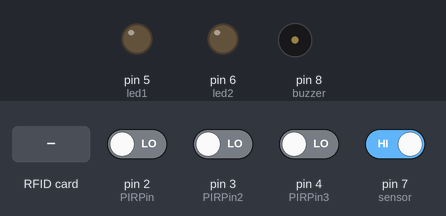
The sketch below on a simulated Arduino Uno, built with avr-gcc and run on an emulated ATmega328P. Shown: output pins drawn as LEDs (lit = HIGH), buzzer (waves = sounding). Dashed ring = blinking. The test bench sets the inputs (shaded band); at power-on: pin 7 (sensor) HIGH, pin 2 (PIRPin), pin 3 (PIRPin2), pin 4 (PIRPin3) LOW. Pins used as bus, display or sensor lines are not drawn; what the sketch prints to the serial monitor is not drawn.

Above: at 1.2 s.
1.3 s: pin 2 (PIRPin) driven HIGH
At 2.2 s:
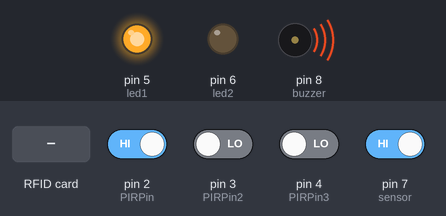
3.0 s: pin 3 (PIRPin2) driven HIGH
At 3.6 s:
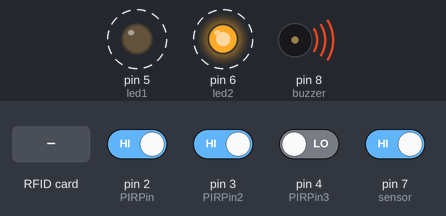
6.0 s: pin 7 (sensor) driven LOW
At 7.1 s:
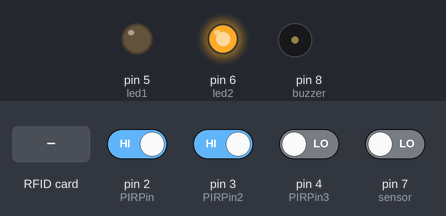
7.8 s: RFID card 80 2F 8F 4D held to the reader
9.3 s: pin 3 (PIRPin2) driven LOW
At 10.97 s:
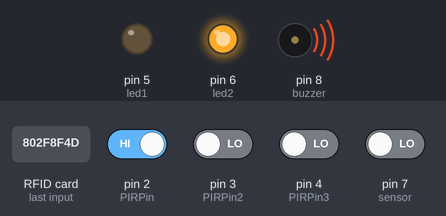
12.3 s: pin 2 (PIRPin) driven LOW
At 13.6 s:
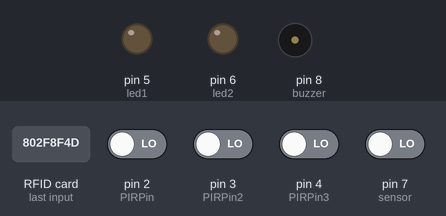
Timing chart, 0 to 14.8 s (numbered marks = the images above; inputs shaded):
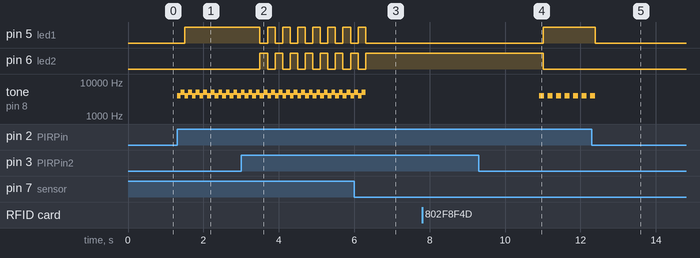

The sketch:

RFIDAccess.ino
```cpp
/*

   All the resources for this project: https://www.hackster.io/Aritro
   Modified by Aritro Mukherjee


*/

#include <SPI.h>
#include <MFRC522.h>

#define SS_PIN 10
#define RST_PIN 9
MFRC522 mfrc522(SS_PIN, RST_PIN);   // Create MFRC522 instance.


////PIR Sensor/////

int PIRPin = 2;               // choose the input pin (for PIR sensor)
int PIRPin2 = 3;               // choose the input pin (for PIR sensor)
int PIRPin3 = 4;               // choose the input pin (for PIR sensor)

int pirState = LOW;             // we start, assuming no motion detected
int val = 0;                    // variable for reading the pin status
int val2 = 0;
int val3 = 0;                    // variable for reading the pin status
boolean Armed = false;

const int sensor = 7;
int state;
const int buzzer = 8;

#define led1 5
#define led2 6
#define led3 13

////////////////////

void setup()
{
  Serial.begin(9600);   // Initiate a serial communication
  SPI.begin();      // Initiate  SPI bus
  mfrc522.PCD_Init();   // Initiate MFRC522
  pinMode(PIRPin, INPUT);     // declare sensor as input
  pinMode(PIRPin2, INPUT);     // declare sensor as input
  pinMode(PIRPin3, INPUT);     // declare sensor as input
  Serial.println("Approximate your card to the reader...");
  Serial.println();
  pinMode(sensor, INPUT_PULLUP);
  pinMode(buzzer, OUTPUT);
  pinMode(led1, OUTPUT);
  pinMode(led2, OUTPUT);
  pinMode(led3, OUTPUT);
}
void loop() {
  while (digitalRead(sensor) == HIGH) {
    noTone(buzzer);
    val = digitalRead(PIRPin);  // read input value
    val2 = digitalRead(PIRPin2);  // read input value
    val3 = digitalRead(PIRPin3);  // read input value
    if (val == HIGH) {
      Serial.print("1");
      tone(buzzer, 4000);
      delay(100);
      tone(buzzer, 5000);
      delay(100);
      digitalWrite(led1, HIGH);
      digitalWrite(led2, LOW);
      digitalWrite(led3, LOW);
    }
    if (val2 == HIGH) {
      Serial.print("2");
      tone(buzzer, 4000);
      delay(100);
      tone(buzzer, 5000);
      delay(100);
      digitalWrite(led2, HIGH);
      digitalWrite(led1, LOW);
      digitalWrite(led3, LOW);
    }
    if (val3 == HIGH) {
      Serial.print("3");
      tone(buzzer, 4000);
      delay(100);
      tone(buzzer, 5000);
      delay(100);
      digitalWrite(led3, HIGH);
      digitalWrite(led1, LOW);
      digitalWrite(led2, LOW);
    }
    if (val == LOW && val2 == LOW && val3 == LOW) {
      noTone(buzzer);
      digitalWrite(led1, LOW);
      digitalWrite(led2, LOW);
      digitalWrite(led3, LOW);
    }
  }
  if (digitalRead(sensor) == LOW) {
    noTone(buzzer);
    if (!Armed) {
      UnArmed();
    }
    else if (Armed) {
      noTone(buzzer);
      Alarm();
    }
  }
}


void UnArmed() {

  // Look for new cards
  if ( ! mfrc522.PICC_IsNewCardPresent())
  {
    return;
  }
  // Select one of the cards
  if ( ! mfrc522.PICC_ReadCardSerial())
  {
    return;
  }
  //Show UID on serial monitor
  Serial.print("UID tag :");
  String content = "";
  byte letter;
  for (byte i = 0; i < mfrc522.uid.size; i++)
  {
    Serial.print(mfrc522.uid.uidByte[i] < 0x10 ? " 0" : " ");
    Serial.print(mfrc522.uid.uidByte[i], HEX);
    content.concat(String(mfrc522.uid.uidByte[i] < 0x10 ? " 0" : " "));
    content.concat(String(mfrc522.uid.uidByte[i], HEX));
  }
  Serial.println();
  Serial.print("Message : ");
  content.toUpperCase();
  if (content.substring(1) == "80 2F 8F 4D") //change here the UID of the card/cards that you want to give access
  {
    Serial.println("Authorized access");
    Serial.println();
    delay(3000);
    Armed = true;

  }

  else
  {
    Serial.println("Error");
    delay(3000);
  }

}

void Alarm() {
  noTone(buzzer);
  val = digitalRead(PIRPin);  // read input value
  val2 = digitalRead(PIRPin2);  // read input value
  val3 = digitalRead(PIRPin3);  // read input value
  if (val == HIGH) {
    Serial.println("Motion Detected1");
    delay(100);
    tone(buzzer, 4000);
    delay(100);
    digitalWrite(led1, HIGH);
    digitalWrite(led2, LOW);
    digitalWrite(led3, LOW);
  }
  if (val2 == HIGH) {
    Serial.println("Motion Detected2");
    delay(100);
    tone(buzzer, 4000);
    delay(100);
    digitalWrite(led2, HIGH);
    digitalWrite(led1, LOW);
    digitalWrite(led3, LOW);
  }
  if (val3 == HIGH) {
    Serial.println("Motion Detected3");
    delay(100);
    tone(buzzer, 4000);
    delay(100);
    digitalWrite(led3, HIGH);
    digitalWrite(led1, LOW);
    digitalWrite(led2, LOW);
  }

  if (val == LOW && val2 == LOW && val3 == LOW) {
    noTone(buzzer);
    digitalWrite(led1, LOW);
    digitalWrite(led2, LOW);
    digitalWrite(led3, LOW);
  }
  if ( ! mfrc522.PICC_IsNewCardPresent())
  {
    return;
  }
  else {
    disarm();
  }
  // Select one of the cards
  if ( ! mfrc522.PICC_ReadCardSerial())
  {
    return;
  }
  else {
    disarm();
  }
}


void disarm() {
  Serial.print("UID tag :");
  String content = "";
  byte letter;
  for (byte i = 0; i < mfrc522.uid.size; i++)
  {
    Serial.print(mfrc522.uid.uidByte[i] < 0x10 ? " 0" : " ");
    Serial.print(mfrc522.uid.uidByte[i], HEX);
    content.concat(String(mfrc522.uid.uidByte[i] < 0x10 ? " 0" : " "));
    content.concat(String(mfrc522.uid.uidByte[i], HEX));
  }
  Serial.println();
  Serial.print("Message : ");
  content.toUpperCase();
  if (content.substring(1) == "80 2F 8F 4D") //change here the UID of the card/cards that you want to give access
  {
    Serial.println("Authorized access");
    Serial.println();
    delay(3000);
    Armed = false;

  }

  else
  {
    Serial.println("Error");
    delay(3000);
  }
}
```

Measured:
- after the input at 1.3 s, pin 5 (led1): LOW → HIGH after 0.20 s; tone on pin 8 (buzzer): alternates 5000 Hz for 0.10 s and 4000 Hz for 0.10 s, starting at once
- after the input at 3.0 s, pin 5 (led1), pin 6 (led2): alternates HIGH for 0.20 s and LOW for 0.20 s, starting after 0.50 s
- after the input at 6.0 s, pin 5 (led1): goes on until 6.3 s, then stays LOW; pin 6 (led2): goes on until 6.3 s, then stays HIGH
- after the input at 7.8 s, every drawn part: stays the same
- after the input at 9.3 s, pin 5 (led1): goes on until 11.0 s, then stays HIGH; pin 6 (led2): goes on until 11.0 s, then stays LOW; tone on pin 8 (buzzer): alternates 4000 Hz for 0.13 s and silent for 0.10 s, starting after 1.7 s
- after the input at 12.3 s, pin 5 (led1): HIGH → LOW after 0.09 s; tone on pin 8 (buzzer): goes on until 12.4 s, then stays silent
